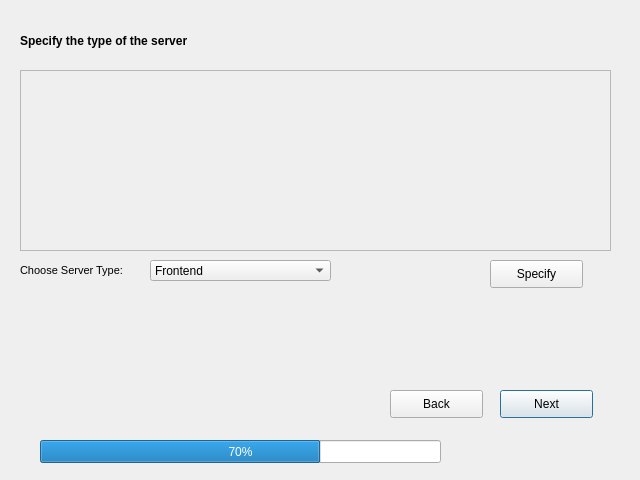
<?xml version="1.0" encoding="UTF-8"?>
<ui version="4.0">
 <class>Dialog</class>
 <widget class="QDialog" name="Dialog">
  <property name="geometry">
   <rect>
    <x>0</x>
    <y>0</y>
    <width>640</width>
    <height>480</height>
   </rect>
  </property>
  <property name="windowTitle">
   <string>Dialog</string>
  </property>
  <widget class="QLabel" name="Lchoose">
   <property name="geometry">
    <rect>
     <x>20</x>
     <y>20</y>
     <width>491</width>
     <height>41</height>
    </rect>
   </property>
   <property name="font">
    <font>
     <pointsize>9</pointsize>
     <weight>75</weight>
     <bold>true</bold>
    </font>
   </property>
   <property name="text">
    <string>Specify the type of the server</string>
   </property>
  </widget>
  <widget class="QScrollArea" name="scrollArea">
   <property name="geometry">
    <rect>
     <x>20</x>
     <y>70</y>
     <width>591</width>
     <height>181</height>
    </rect>
   </property>
   <property name="widgetResizable">
    <bool>true</bool>
   </property>
   <widget class="QWidget" name="scrollAreaWidgetContents">
    <property name="geometry">
     <rect>
      <x>0</x>
      <y>0</y>
      <width>589</width>
      <height>179</height>
     </rect>
    </property>
    <layout class="QVBoxLayout" name="verticalLayout"/>
   </widget>
  </widget>
  <widget class="QPushButton" name="Next_button">
   <property name="geometry">
    <rect>
     <x>500</x>
     <y>390</y>
     <width>93</width>
     <height>28</height>
    </rect>
   </property>
   <property name="text">
    <string>Next</string>
   </property>
  </widget>
  <widget class="QPushButton" name="Back_button">
   <property name="geometry">
    <rect>
     <x>390</x>
     <y>390</y>
     <width>93</width>
     <height>28</height>
    </rect>
   </property>
   <property name="text">
    <string>Back</string>
   </property>
  </widget>
  <widget class="QProgressBar" name="progressBar">
   <property name="geometry">
    <rect>
     <x>40</x>
     <y>440</y>
     <width>401</width>
     <height>23</height>
    </rect>
   </property>
   <property name="cursor">
    <cursorShape>PointingHandCursor</cursorShape>
   </property>
   <property name="value">
    <number>70</number>
   </property>
  </widget>
  <widget class="QComboBox" name="combType">
   <property name="geometry">
    <rect>
     <x>150</x>
     <y>260</y>
     <width>181</width>
     <height>21</height>
    </rect>
   </property>
   <item>
    <property name="text">
     <string>Frontend</string>
    </property>
   </item>
   <item>
    <property name="text">
     <string>Node</string>
    </property>
   </item>
  </widget>
  <widget class="QLabel" name="LchooseServer">
   <property name="geometry">
    <rect>
     <x>20</x>
     <y>250</y>
     <width>161</width>
     <height>41</height>
    </rect>
   </property>
   <property name="font">
    <font>
     <pointsize>8</pointsize>
     <weight>50</weight>
     <bold>false</bold>
    </font>
   </property>
   <property name="text">
    <string>Choose Server Type:</string>
   </property>
  </widget>
  <widget class="QPushButton" name="ServerType_button">
   <property name="geometry">
    <rect>
     <x>490</x>
     <y>260</y>
     <width>93</width>
     <height>28</height>
    </rect>
   </property>
   <property name="text">
    <string>Specify</string>
   </property>
  </widget>
 </widget>
 <resources/>
 <connections/>
</ui>
